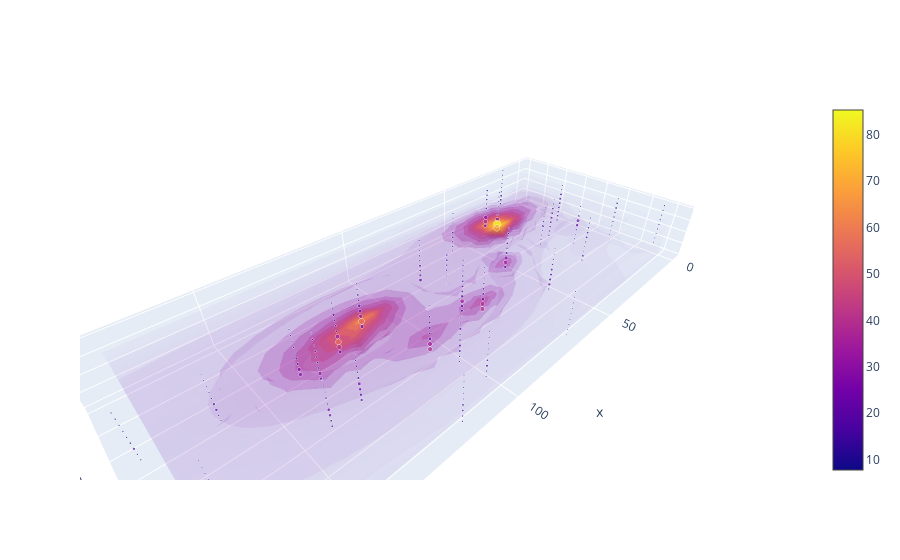

The notebook cell this image was saved under:
### Code cell
fig = plot_3d_model(
    model,
    plot_points=True,
    scale_points=10,
)
fig.show()

### Figure 1 — Plotly figure (JSON) as saved in the notebook; plotly's stock layout.template omitted (floating-point values rounded to 4 significant figures; data arrays with more than 128 entries replaced by an {"elided": "..."} marker saying what was removed)
{"data": [{"opacityscale": [[0, 0], [1, 1]], "surface": {"count": 20}, "type": "volume", "value": {"elided": "2160 float values"}, "x": {"elided": "2160 int values"}, "y": {"elided": "2160 int values"}, "z": {"elided": "2160 int values"}}, {"marker": {"color": {"elided": "283 float values"}, "size": {"elided": "283 float values"}, "sizemin": 1, "sizemode": "area", "sizeref": 4.241}, "mode": "markers", "type": "scatter3d", "x": {"elided": "283 float values"}, "y": {"elided": "283 float values"}, "z": {"elided": "283 int values"}}], "layout": {"scene": {"aspectmode": "data"}}}
